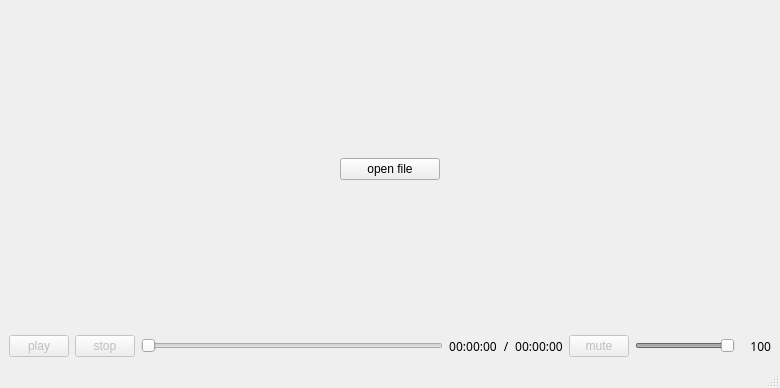
<?xml version="1.0" encoding="UTF-8"?>
<ui version="4.0">
 <class>MainWindow</class>
 <widget class="QMainWindow" name="MainWindow">
  <property name="geometry">
   <rect>
    <x>0</x>
    <y>0</y>
    <width>780</width>
    <height>388</height>
   </rect>
  </property>
  <property name="windowTitle">
   <string>MainWindow</string>
  </property>
  <widget class="QWidget" name="centralwidget">
   <layout class="QVBoxLayout" name="verticalLayout">
    <item>
     <widget class="QStackedWidget" name="playWidget">
      <property name="minimumSize">
       <size>
        <width>0</width>
        <height>250</height>
       </size>
      </property>
      <widget class="QWidget" name="openfilePage">
       <layout class="QHBoxLayout" name="horizontalLayout_5">
        <item>
         <widget class="QPushButton" name="openfileButton">
          <property name="maximumSize">
           <size>
            <width>100</width>
            <height>16777215</height>
           </size>
          </property>
          <property name="text">
           <string>open file</string>
          </property>
         </widget>
        </item>
       </layout>
      </widget>
      <widget class="QWidget" name="videoPage">
       <layout class="QGridLayout" name="gridLayout">
        <item row="0" column="0">
         <widget class="VideoWidget" name="videoWidget" native="true"/>
        </item>
       </layout>
      </widget>
     </widget>
    </item>
    <item>
     <layout class="QHBoxLayout" name="horizontalLayout">
      <item>
       <layout class="QHBoxLayout" name="horizontalLayout_2">
        <item>
         <widget class="QPushButton" name="playButton">
          <property name="enabled">
           <bool>false</bool>
          </property>
          <property name="maximumSize">
           <size>
            <width>60</width>
            <height>16777215</height>
           </size>
          </property>
          <property name="text">
           <string>play</string>
          </property>
         </widget>
        </item>
        <item>
         <widget class="QPushButton" name="stopButton">
          <property name="enabled">
           <bool>false</bool>
          </property>
          <property name="maximumSize">
           <size>
            <width>60</width>
            <height>16777215</height>
           </size>
          </property>
          <property name="text">
           <string>stop</string>
          </property>
         </widget>
        </item>
        <item>
         <layout class="QHBoxLayout" name="horizontalLayout_3">
          <item>
           <widget class="VideoSlider" name="currentSlider">
            <property name="enabled">
             <bool>false</bool>
            </property>
            <property name="minimumSize">
             <size>
              <width>250</width>
              <height>0</height>
             </size>
            </property>
            <property name="orientation">
             <enum>Qt::Horizontal</enum>
            </property>
           </widget>
          </item>
          <item>
           <widget class="QLabel" name="currentLabel">
            <property name="maximumSize">
             <size>
              <width>70</width>
              <height>16777215</height>
             </size>
            </property>
            <property name="font">
             <font>
              <family>Menlo</family>
             </font>
            </property>
            <property name="text">
             <string>00:00:00</string>
            </property>
            <property name="alignment">
             <set>Qt::AlignCenter</set>
            </property>
           </widget>
          </item>
          <item>
           <widget class="QLabel" name="label_2">
            <property name="font">
             <font>
              <family>Menlo</family>
             </font>
            </property>
            <property name="text">
             <string>/</string>
            </property>
            <property name="alignment">
             <set>Qt::AlignCenter</set>
            </property>
           </widget>
          </item>
          <item>
           <widget class="QLabel" name="durationLabel">
            <property name="maximumSize">
             <size>
              <width>70</width>
              <height>16777215</height>
             </size>
            </property>
            <property name="font">
             <font>
              <family>Menlo</family>
             </font>
            </property>
            <property name="text">
             <string>00:00:00</string>
            </property>
            <property name="alignment">
             <set>Qt::AlignCenter</set>
            </property>
           </widget>
          </item>
         </layout>
        </item>
        <item>
         <layout class="QHBoxLayout" name="horizontalLayout_4">
          <item>
           <widget class="QPushButton" name="muteButton">
            <property name="enabled">
             <bool>false</bool>
            </property>
            <property name="maximumSize">
             <size>
              <width>60</width>
              <height>16777215</height>
             </size>
            </property>
            <property name="text">
             <string>mute</string>
            </property>
           </widget>
          </item>
          <item>
           <widget class="VideoSlider" name="volumnSlider">
            <property name="enabled">
             <bool>false</bool>
            </property>
            <property name="minimumSize">
             <size>
              <width>100</width>
              <height>0</height>
             </size>
            </property>
            <property name="maximumSize">
             <size>
              <width>100</width>
              <height>16777215</height>
             </size>
            </property>
            <property name="maximum">
             <number>100</number>
            </property>
            <property name="value">
             <number>100</number>
            </property>
            <property name="orientation">
             <enum>Qt::Horizontal</enum>
            </property>
           </widget>
          </item>
          <item>
           <widget class="QLabel" name="volumnLabel">
            <property name="minimumSize">
             <size>
              <width>30</width>
              <height>0</height>
             </size>
            </property>
            <property name="maximumSize">
             <size>
              <width>30</width>
              <height>16777215</height>
             </size>
            </property>
            <property name="font">
             <font>
              <family>Menlo</family>
             </font>
            </property>
            <property name="text">
             <string>100</string>
            </property>
            <property name="alignment">
             <set>Qt::AlignRight|Qt::AlignTrailing|Qt::AlignVCenter</set>
            </property>
           </widget>
          </item>
         </layout>
        </item>
       </layout>
      </item>
     </layout>
    </item>
   </layout>
  </widget>
  <widget class="QMenuBar" name="menubar">
   <property name="geometry">
    <rect>
     <x>0</x>
     <y>0</y>
     <width>780</width>
     <height>24</height>
    </rect>
   </property>
  </widget>
  <widget class="QStatusBar" name="statusbar"/>
 </widget>
 <customwidgets>
  <customwidget>
   <class>VideoWidget</class>
   <extends>QWidget</extends>
   <header>videowidget.h</header>
   <container>1</container>
  </customwidget>
  <customwidget>
   <class>VideoSlider</class>
   <extends>QSlider</extends>
   <header>videoslider.h</header>
  </customwidget>
 </customwidgets>
 <resources/>
 <connections/>
</ui>
